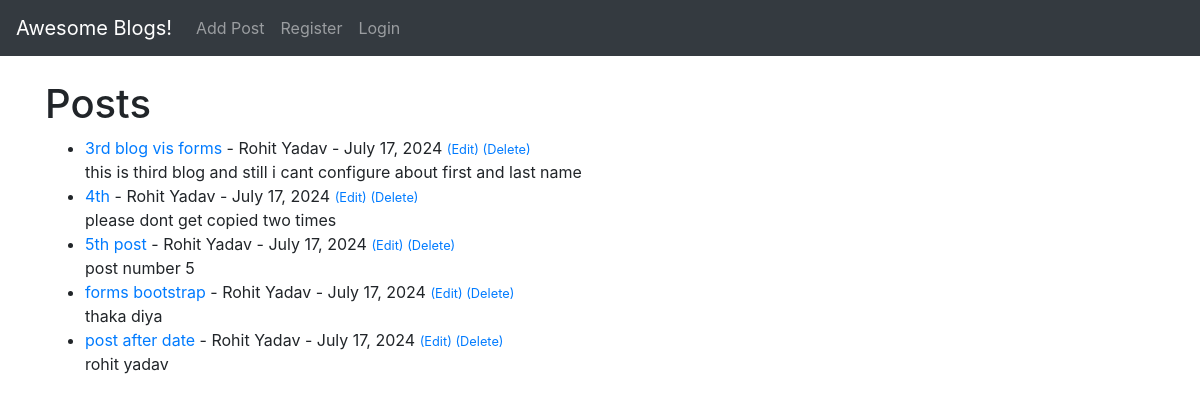
The page / on the database its author committed.
### home/models.py (models this page shows, shortened)
class Post(models.Model):
    title = models.CharField(max_length=255)
    title_tag = models.CharField(max_length=255)
    author = models.ForeignKey(User, on_delete=models.CASCADE)
    body = models.TextField()
    post_date = models.DateField(auto_now_add=True)

### home/views.py (the view)
# urls.py: 2. Add a URL to urlpatterns:  path('', views.home, name='home')
class home(ListView):
    model = Post
    template_name = 'home.html'
    ordering = ['-post_date']

### home/templates/home.html
{% extends 'base.html' %}
{% block content %}
<h1>Posts</h1>
    <ul>
    {% for post in object_list %}
        <li> <a href="{% url 'article-detail' post.pk %}">
             {{ post.title }} </a> -
             {{ post.author.first_name }}
             {{ post.author.last_name }} -
             {{ post.post_date }}
        <small><a href="{% url 'update_post' post.pk %}">(Edit)</a> </small>
        <small><a href="{% url 'delete_post' post.pk %}">(Delete)</a> </small> <br/>
        {{ post.body }}</li>
    {% endfor %}
    </ul>
{% endblock %}

### home/templates/base.html (shortened to what this page needs)
<!doctype html>
<html lang="en">
  <head>
    <link rel="stylesheet" href="https://cdn.jsdelivr.net/npm/bootstrap@4.4.1/dist/css/bootstrap.min.css">
  </head>
  <body>
    <nav class="navbar navbar-expand-lg navbar-dark bg-dark">
        <a class="navbar-brand" href="{% url 'home' %}">Awesome Blogs!</a>
        <div class="collapse navbar-collapse" id="navbarSupportedContent">
          <ul class="navbar-nav mr-auto">
            <li class="nav-item">
              <a class="nav-link" href="{% url 'add_post' %}">Add Post</a>
            </li>
            <li class="nav-item">
                <a class="nav-link" href="{% url 'register' %}">Register</a>
            </li>
            <li class="nav-item">
                <a class="nav-link" href="{% url 'login' %}">Login</a>
            </li>
          </ul>
        </div>
      </nav>
    <br>
    <div class="container">
        {% block content %}
        {% endblock %}
    </div>
  </body>
</html>

### rows shown on the page
Post: title "3rd blog vis forms", author.first_name "Rohit", author.last_name "Yadav", post_date "July 17, 2024", body "this is third blog and still i cant configure about first and last name"
Post: title "4th", author.first_name "Rohit", author.last_name "Yadav", post_date "July 17, 2024", body "please dont get copied two times"
Post: title "5th post", author.first_name "Rohit", author.last_name "Yadav", post_date "July 17, 2024", body "post number 5"
Post: title "forms bootstrap", author.first_name "Rohit", author.last_name "Yadav", post_date "July 17, 2024", body "thaka diya"
Post: title "post after date", author.first_name "Rohit", author.last_name "Yadav", post_date "July 17, 2024", body "rohit yadav"
